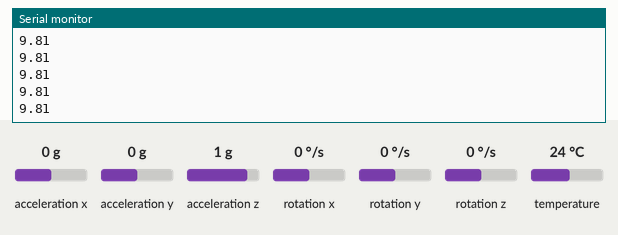
The sketch below on a simulated Arduino Uno, built with avr-gcc and run on an emulated ATmega328P. On the bench: the last lines printed to the serial monitor. Inputs (shaded band) come from the test bench; at power-on: acceleration x 0 g, acceleration y 0 g, acceleration z 1 g, rotation x 0 °/s, rotation y 0 °/s, rotation z 0 °/s, temperature 24 °C.

Above: at 1.3 s.
1.4 s: acceleration x set to -1.4 g
At 1.43 s:
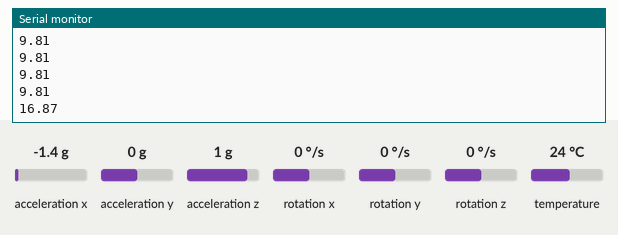
2.9 s: acceleration y set to -1.4 g
At 2.91 s:
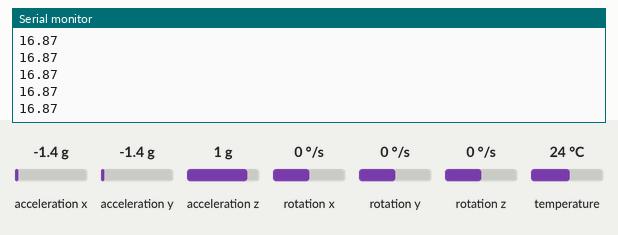
4.4 s: acceleration z set to -1.4 g
At 4.44 s:
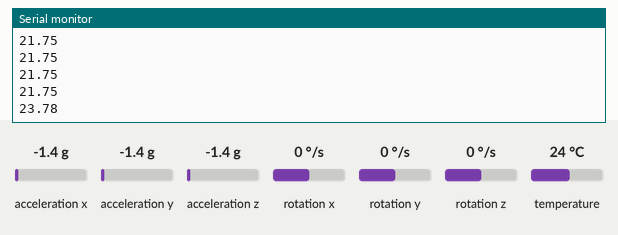
Timing chart, 0 to 7.4 s (numbered marks = the images above; inputs shaded):
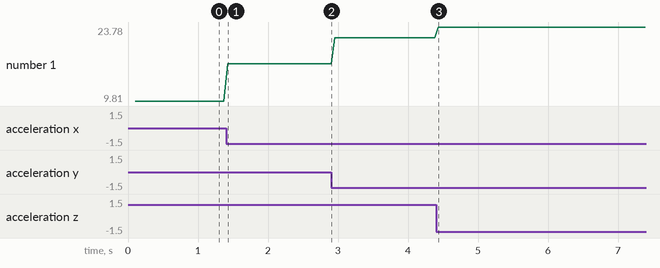

Measured:
- after the input at 1.4 s, the serial monitor: prints a new line at once (image 1)
- after the input at 4.4 s, the serial monitor: prints a new line at once (image 3)
- plotted number 1: 9.81 → 16.87 after the input at 1.4 s, 16.87 → 21.75 after the input at 2.9 s, 21.75 → 23.78 after the input at 4.4 s

The sketch:

CanSatMPU_6050.ino
```cpp
#include <Adafruit_MPU6050.h>
#include <Adafruit_Sensor.h>
#include <Wire.h>

Adafruit_MPU6050 mpu;

float x;
float y;
float z;
float totalAcceleration;

float totalA(float x, float y, float z){
  return sqrt(sq(x)+sq(y)+sq(z));
}

void setup(void) {
	Serial.begin(9600);

	// Try to initialize!
	if (!mpu.begin()) {
		Serial.println("Failed to find MPU6050 chip");
		while (1) {
		  delay(10);
		}
	}
	Serial.println("MPU6050 Found!");

	// set accelerometer range to +-8G
	mpu.setAccelerometerRange(MPU6050_RANGE_8_G);
	// set filter bandwidth to 21 Hz
	mpu.setFilterBandwidth(MPU6050_BAND_21_HZ);

	delay(100);
}

void loop() {
	/* Get new sensor events with the readings */
	sensors_event_t a, g, temp;
	mpu.getEvent(&a, &g, &temp);
  x = a.acceleration.x;
  y = a.acceleration.y;
  z = a.acceleration.z;
	/* Print out the valuves */
	/*Serial.print("Acceleration X: ");
	Serial.print(x);
	Serial.print(", Y: ");
	Serial.print(y);
	Serial.print(", Z: ");
	Serial.print(z);
	Serial.println(" m/s^2");*/

  totalAcceleration = totalA(x, y, z);
  Serial.println(totalAcceleration);
  if (totalAcceleration < 2) {
    //Serial.println("Deploying parachute!");
  }
	//Serial.println("");
	delay(50);
}
```
